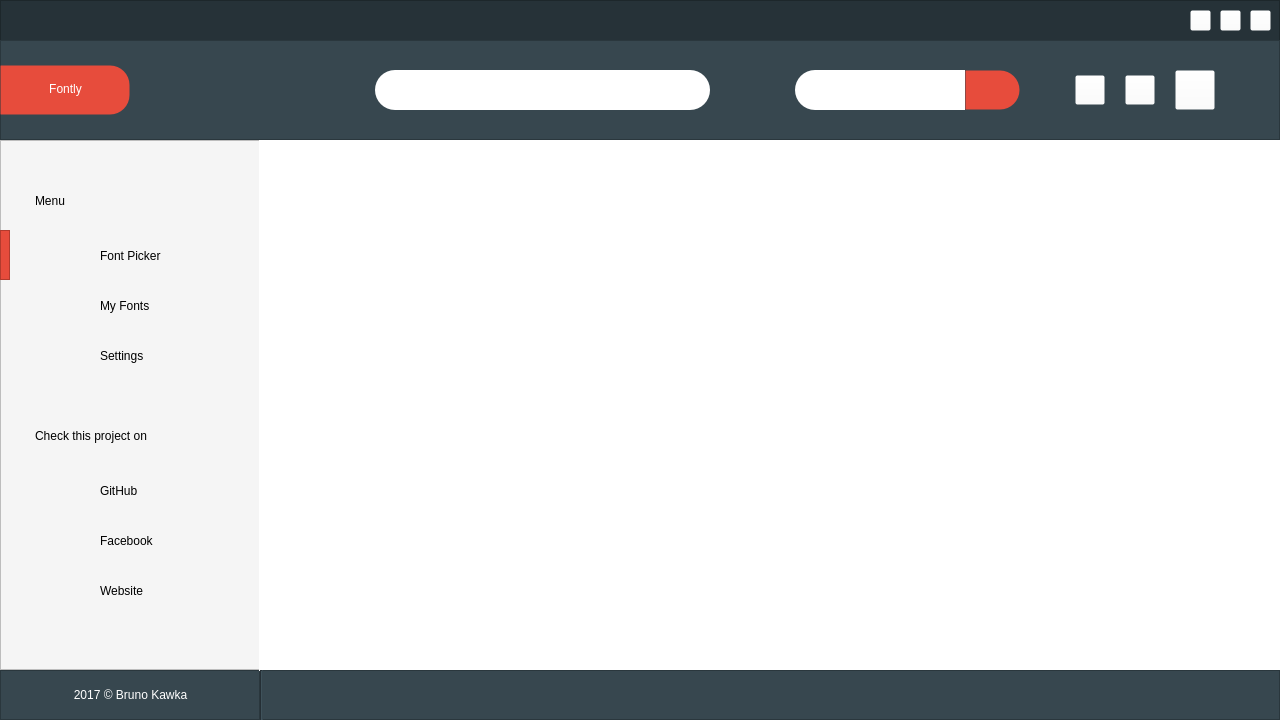
<?xml version="1.0" encoding="UTF-8"?>
<ui version="4.0">
 <class>MainWindow</class>
 <widget class="QMainWindow" name="MainWindow">
  <property name="windowModality">
   <enum>Qt::NonModal</enum>
  </property>
  <property name="geometry">
   <rect>
    <x>0</x>
    <y>0</y>
    <width>1280</width>
    <height>720</height>
   </rect>
  </property>
  <property name="sizePolicy">
   <sizepolicy hsizetype="Preferred" vsizetype="Preferred">
    <horstretch>0</horstretch>
    <verstretch>0</verstretch>
   </sizepolicy>
  </property>
  <property name="minimumSize">
   <size>
    <width>288</width>
    <height>144</height>
   </size>
  </property>
  <property name="maximumSize">
   <size>
    <width>1280</width>
    <height>720</height>
   </size>
  </property>
  <property name="acceptDrops">
   <bool>false</bool>
  </property>
  <property name="windowTitle">
   <string>Fontly</string>
  </property>
  <property name="styleSheet">
   <string notr="true">/* FONT *

/* app name */
QLabel#fontlyLabel{
	font: 57 18pt &quot;Lato Medium&quot;;
}
/* sections */
QLabel#menuLabel , QLabel#socialLabel {
	font: 63 14pt &quot;Lato Semibold&quot;;
}
/* subsections */
QLabel#fontPickerLabel, QLabel#myFontsLabel, QLabel#settingsLabel, QFrame#githubLabel, QLabel#facebookLabel, QLabel#websiteLabel  {
	font: 57 14pt &quot;Lato Medium&quot;;
}
/* author */
QLabel#authorLabel {	
	font: 57 8pt &quot;Lato Medium&quot;;
}

/* ICONS */
QPushButton#close {
	image: url(:/rsc/close.png);
}
QPushButton#maximize {
	image: url(:/rsc/maximize.png)
}
QPushButton#minimize {
	image: url(:/rsc/minimize.png);
}
QPushButton#textColor {
	image: url(:/rsc/textColor.png);
}
QPushButton#textBackgroundColor {
	image: url(:/rsc/textBackgroundColor.png);
}
QPushButton#resetSettings {
	image: url(:/rsc/resetSettings.png);
}
QFrame#fontPickerIcon {
	image: url(:/rsc/fontpicker.png);
}
QFrame#myFontsIcon {
	image: url(:/rsc/myfonts.png);
}
QFrame#settingsIcon {
	image: url(:/rsc/settings.png);
}
QFrame#socialGithubIcon {
	image: url(:/rsc/socialGITHUB.png);
}
QFrame#socialFacebookIcon {
	image: url(:/rsc/socialFB.png);
}
QFrame#socialWebsiteIcon {
	image: url(:/rsc/socialWWW.png);
}

/* BACKGROUND  COLOR */

/* transparency */
QFrame{
	background-color: rgba(0,0,0,0);
}
/* main color: darker */
QFrame#actionButtonsArea {
	background-color: rgb(38, 50, 56);
}
/* main color: lighter */
QFrame#authorArea, QFrame#toolsArea {
	background-color: rgb(55, 71, 79);
}
/* white */
QTextEdit, QLineEdit, QScrollArea#textScroll, QWidget#scrollAreaWidgetContents {
	background-color: rgb(255,255,255);
}
/* white but darkerr */
QFrame#leftPanelArea {
	background-color: rgb(245, 245, 245);
}
/* accent elements */
QFrame#searchIconBackground, QFrame#appNameBackground{
	background-color: #e74c3c;
}

/* TEXT COLOR */

/* white */
QLabel#fontlyLabel , QLabel#authorLabel {
  color:  #fff;
}
/* black 50% opacity */
QLabel#menuLabel , QLabel#socialLabel {
  color: rgba(0,0,0,.5);
}
/* black 35% opacity */
QLabel#fontPickerLabel, QLabel#myFontsLabel, QLabel#settingsLabel, QFrame#githubLabel, QLabel#facebookLabel, QLabel#websiteLabel  {
  color: rgba(0,0,0,.35);
}
/* BORDER COLOR */

/* transparent */
QFrame#appNameBackground, QFrame#searchIconBackground, QScrollArea#textScroll, QWidget#scrollAreaWidgetContents {
	border: 1px solid rgba(0,0,0,0);
}
/* BORDER RADIUS */

/* both sides */
QLineEdit#fontApply {
    border-radius: 20%;
}
/* right side */
QFrame#appNameBackground, QFrame#searchIconBackground {
	border-top-right-radius: 20%;
	border-bottom-right-radius: 20%;
}
/* left side */
QLineEdit#search{
	border-color:rgba(0,0,0,0);
	border-top-left-radius: 20%;
	border-bottom-left-radius: 20%;
}
</string>
  </property>
  <widget class="QWidget" name="centralWidget">
   <widget class="QFrame" name="actionButtonsArea">
    <property name="geometry">
     <rect>
      <x>0</x>
      <y>0</y>
      <width>1280</width>
      <height>41</height>
     </rect>
    </property>
    <property name="sizePolicy">
     <sizepolicy hsizetype="Expanding" vsizetype="Preferred">
      <horstretch>0</horstretch>
      <verstretch>0</verstretch>
     </sizepolicy>
    </property>
    <property name="styleSheet">
     <string notr="true"/>
    </property>
    <property name="frameShape">
     <enum>QFrame::StyledPanel</enum>
    </property>
    <property name="frameShadow">
     <enum>QFrame::Raised</enum>
    </property>
    <widget class="QPushButton" name="close">
     <property name="geometry">
      <rect>
       <x>1250</x>
       <y>10</y>
       <width>21</width>
       <height>21</height>
      </rect>
     </property>
     <property name="styleSheet">
      <string notr="true">background-color: rgba(255, 255, 255, 0);</string>
     </property>
     <property name="text">
      <string/>
     </property>
    </widget>
    <widget class="QPushButton" name="maximize">
     <property name="geometry">
      <rect>
       <x>1220</x>
       <y>10</y>
       <width>21</width>
       <height>21</height>
      </rect>
     </property>
     <property name="styleSheet">
      <string notr="true">background-color: rgba(255, 255, 255, 0);</string>
     </property>
     <property name="text">
      <string/>
     </property>
    </widget>
    <widget class="QPushButton" name="minimize">
     <property name="geometry">
      <rect>
       <x>1190</x>
       <y>10</y>
       <width>21</width>
       <height>21</height>
      </rect>
     </property>
     <property name="styleSheet">
      <string notr="true">background-color: rgba(255, 255, 255, 0);</string>
     </property>
     <property name="text">
      <string/>
     </property>
    </widget>
    <zorder>minimize</zorder>
    <zorder>maximize</zorder>
    <zorder>close</zorder>
   </widget>
   <widget class="QFrame" name="toolsArea">
    <property name="geometry">
     <rect>
      <x>0</x>
      <y>40</y>
      <width>1280</width>
      <height>100</height>
     </rect>
    </property>
    <property name="frameShape">
     <enum>QFrame::StyledPanel</enum>
    </property>
    <property name="frameShadow">
     <enum>QFrame::Raised</enum>
    </property>
    <widget class="QPushButton" name="textColor">
     <property name="geometry">
      <rect>
       <x>1075</x>
       <y>35</y>
       <width>30</width>
       <height>30</height>
      </rect>
     </property>
     <property name="styleSheet">
      <string notr="true">background-color: rgba(255, 255, 255, 0);</string>
     </property>
     <property name="text">
      <string/>
     </property>
    </widget>
    <widget class="QPushButton" name="textBackgroundColor">
     <property name="geometry">
      <rect>
       <x>1125</x>
       <y>35</y>
       <width>30</width>
       <height>30</height>
      </rect>
     </property>
     <property name="styleSheet">
      <string notr="true">background-color: rgba(255, 255, 255, 0);</string>
     </property>
     <property name="text">
      <string/>
     </property>
    </widget>
    <widget class="QPushButton" name="resetSettings">
     <property name="geometry">
      <rect>
       <x>1175</x>
       <y>30</y>
       <width>40</width>
       <height>40</height>
      </rect>
     </property>
     <property name="styleSheet">
      <string notr="true">background-color: rgba(255, 255, 255, 0);</string>
     </property>
     <property name="text">
      <string/>
     </property>
    </widget>
    <widget class="QFrame" name="searchIconBackground">
     <property name="geometry">
      <rect>
       <x>965</x>
       <y>30</y>
       <width>55</width>
       <height>40</height>
      </rect>
     </property>
     <property name="styleSheet">
      <string notr="true">image: url(:/rsc/search.png);</string>
     </property>
     <property name="frameShape">
      <enum>QFrame::StyledPanel</enum>
     </property>
     <property name="frameShadow">
      <enum>QFrame::Raised</enum>
     </property>
    </widget>
    <widget class="QFrame" name="appNameBackground">
     <property name="geometry">
      <rect>
       <x>0</x>
       <y>25</y>
       <width>130</width>
       <height>50</height>
      </rect>
     </property>
     <property name="frameShape">
      <enum>QFrame::StyledPanel</enum>
     </property>
     <property name="frameShadow">
      <enum>QFrame::Raised</enum>
     </property>
     <widget class="QLabel" name="fontlyLabel">
      <property name="geometry">
       <rect>
        <x>0</x>
        <y>4</y>
        <width>131</width>
        <height>41</height>
       </rect>
      </property>
      <property name="styleSheet">
       <string notr="true"/>
      </property>
      <property name="text">
       <string>&lt;html&gt;&lt;head/&gt;&lt;body&gt;&lt;p align=&quot;center&quot;&gt;Fontly&lt;/p&gt;&lt;/body&gt;&lt;/html&gt;</string>
      </property>
     </widget>
    </widget>
    <widget class="QLineEdit" name="fontApply">
     <property name="geometry">
      <rect>
       <x>375</x>
       <y>30</y>
       <width>335</width>
       <height>40</height>
      </rect>
     </property>
     <property name="styleSheet">
      <string notr="true">color: rgba(0, 0, 0, .6);
padding-left: 10px;
padding-right: 10px;
font: 25 14pt &quot;Lato Light&quot;;</string>
     </property>
    </widget>
    <widget class="QLineEdit" name="search">
     <property name="geometry">
      <rect>
       <x>795</x>
       <y>30</y>
       <width>170</width>
       <height>40</height>
      </rect>
     </property>
     <property name="styleSheet">
      <string notr="true">color: rgba(0, 0, 0, .6);
padding-left: 10px;
padding-right: 10px;
font: 25 14pt &quot;Lato Light&quot;;</string>
     </property>
    </widget>
   </widget>
   <widget class="QFrame" name="authorArea">
    <property name="geometry">
     <rect>
      <x>0</x>
      <y>670</y>
      <width>260</width>
      <height>50</height>
     </rect>
    </property>
    <property name="frameShape">
     <enum>QFrame::StyledPanel</enum>
    </property>
    <property name="frameShadow">
     <enum>QFrame::Raised</enum>
    </property>
    <widget class="QLabel" name="authorLabel">
     <property name="geometry">
      <rect>
       <x>0</x>
       <y>0</y>
       <width>261</width>
       <height>51</height>
      </rect>
     </property>
     <property name="styleSheet">
      <string notr="true"/>
     </property>
     <property name="text">
      <string>&lt;html&gt;&lt;head/&gt;&lt;body&gt;&lt;p align=&quot;center&quot;&gt;2017 © Bruno Kawka&lt;/p&gt;&lt;/body&gt;&lt;/html&gt;</string>
     </property>
    </widget>
   </widget>
   <widget class="QFrame" name="leftPanelArea">
    <property name="geometry">
     <rect>
      <x>0</x>
      <y>140</y>
      <width>260</width>
      <height>530</height>
     </rect>
    </property>
    <property name="frameShape">
     <enum>QFrame::StyledPanel</enum>
    </property>
    <property name="frameShadow">
     <enum>QFrame::Raised</enum>
    </property>
    <widget class="QLabel" name="menuLabel">
     <property name="geometry">
      <rect>
       <x>35</x>
       <y>50</y>
       <width>221</width>
       <height>21</height>
      </rect>
     </property>
     <property name="styleSheet">
      <string notr="true"/>
     </property>
     <property name="text">
      <string>Menu</string>
     </property>
    </widget>
    <widget class="QFrame" name="fontPickerIcon">
     <property name="geometry">
      <rect>
       <x>50</x>
       <y>105</y>
       <width>25</width>
       <height>25</height>
      </rect>
     </property>
     <property name="frameShape">
      <enum>QFrame::StyledPanel</enum>
     </property>
     <property name="frameShadow">
      <enum>QFrame::Raised</enum>
     </property>
    </widget>
    <widget class="QLabel" name="fontPickerLabel">
     <property name="geometry">
      <rect>
       <x>100</x>
       <y>105</y>
       <width>121</width>
       <height>21</height>
      </rect>
     </property>
     <property name="styleSheet">
      <string notr="true"/>
     </property>
     <property name="text">
      <string>Font Picker</string>
     </property>
    </widget>
    <widget class="QLabel" name="myFontsLabel">
     <property name="geometry">
      <rect>
       <x>100</x>
       <y>155</y>
       <width>121</width>
       <height>21</height>
      </rect>
     </property>
     <property name="styleSheet">
      <string notr="true"/>
     </property>
     <property name="text">
      <string>My Fonts</string>
     </property>
    </widget>
    <widget class="QFrame" name="myFontsIcon">
     <property name="geometry">
      <rect>
       <x>50</x>
       <y>155</y>
       <width>25</width>
       <height>25</height>
      </rect>
     </property>
     <property name="frameShape">
      <enum>QFrame::StyledPanel</enum>
     </property>
     <property name="frameShadow">
      <enum>QFrame::Raised</enum>
     </property>
    </widget>
    <widget class="QLabel" name="settingsLabel">
     <property name="geometry">
      <rect>
       <x>100</x>
       <y>205</y>
       <width>121</width>
       <height>21</height>
      </rect>
     </property>
     <property name="styleSheet">
      <string notr="true"/>
     </property>
     <property name="text">
      <string>Settings</string>
     </property>
    </widget>
    <widget class="QFrame" name="settingsIcon">
     <property name="geometry">
      <rect>
       <x>50</x>
       <y>205</y>
       <width>25</width>
       <height>25</height>
      </rect>
     </property>
     <property name="frameShape">
      <enum>QFrame::StyledPanel</enum>
     </property>
     <property name="frameShadow">
      <enum>QFrame::Raised</enum>
     </property>
    </widget>
    <widget class="QLabel" name="socialLabel">
     <property name="geometry">
      <rect>
       <x>35</x>
       <y>285</y>
       <width>221</width>
       <height>21</height>
      </rect>
     </property>
     <property name="styleSheet">
      <string notr="true"/>
     </property>
     <property name="text">
      <string>Check this project on</string>
     </property>
    </widget>
    <widget class="QFrame" name="fontPickerIsActive">
     <property name="geometry">
      <rect>
       <x>0</x>
       <y>90</y>
       <width>10</width>
       <height>50</height>
      </rect>
     </property>
     <property name="styleSheet">
      <string notr="true">background-color: rgb(231, 76, 60);</string>
     </property>
     <property name="frameShape">
      <enum>QFrame::StyledPanel</enum>
     </property>
     <property name="frameShadow">
      <enum>QFrame::Raised</enum>
     </property>
    </widget>
    <widget class="QFrame" name="myFontsIsActive">
     <property name="geometry">
      <rect>
       <x>0</x>
       <y>140</y>
       <width>10</width>
       <height>50</height>
      </rect>
     </property>
     <property name="frameShape">
      <enum>QFrame::StyledPanel</enum>
     </property>
     <property name="frameShadow">
      <enum>QFrame::Raised</enum>
     </property>
    </widget>
    <widget class="QFrame" name="myFontsIsActive_2">
     <property name="geometry">
      <rect>
       <x>0</x>
       <y>190</y>
       <width>10</width>
       <height>50</height>
      </rect>
     </property>
     <property name="styleSheet">
      <string notr="true"/>
     </property>
     <property name="frameShape">
      <enum>QFrame::StyledPanel</enum>
     </property>
     <property name="frameShadow">
      <enum>QFrame::Raised</enum>
     </property>
    </widget>
    <widget class="QLabel" name="githubLabel">
     <property name="geometry">
      <rect>
       <x>100</x>
       <y>340</y>
       <width>121</width>
       <height>21</height>
      </rect>
     </property>
     <property name="styleSheet">
      <string notr="true"/>
     </property>
     <property name="text">
      <string>GitHub</string>
     </property>
    </widget>
    <widget class="QLabel" name="facebookLabel">
     <property name="geometry">
      <rect>
       <x>100</x>
       <y>390</y>
       <width>121</width>
       <height>21</height>
      </rect>
     </property>
     <property name="styleSheet">
      <string notr="true"/>
     </property>
     <property name="text">
      <string>Facebook</string>
     </property>
    </widget>
    <widget class="QFrame" name="socialWebsiteIcon">
     <property name="geometry">
      <rect>
       <x>50</x>
       <y>440</y>
       <width>25</width>
       <height>25</height>
      </rect>
     </property>
     <property name="frameShape">
      <enum>QFrame::StyledPanel</enum>
     </property>
     <property name="frameShadow">
      <enum>QFrame::Raised</enum>
     </property>
    </widget>
    <widget class="QFrame" name="socialGithubIcon">
     <property name="geometry">
      <rect>
       <x>50</x>
       <y>340</y>
       <width>25</width>
       <height>25</height>
      </rect>
     </property>
     <property name="frameShape">
      <enum>QFrame::StyledPanel</enum>
     </property>
     <property name="frameShadow">
      <enum>QFrame::Raised</enum>
     </property>
    </widget>
    <widget class="QLabel" name="websiteLabel">
     <property name="geometry">
      <rect>
       <x>100</x>
       <y>440</y>
       <width>121</width>
       <height>21</height>
      </rect>
     </property>
     <property name="styleSheet">
      <string notr="true"/>
     </property>
     <property name="text">
      <string>Website</string>
     </property>
    </widget>
    <widget class="QFrame" name="socialFacebookIcon">
     <property name="geometry">
      <rect>
       <x>50</x>
       <y>390</y>
       <width>25</width>
       <height>25</height>
      </rect>
     </property>
     <property name="frameShape">
      <enum>QFrame::StyledPanel</enum>
     </property>
     <property name="frameShadow">
      <enum>QFrame::Raised</enum>
     </property>
    </widget>
    <zorder>menuLabel</zorder>
    <zorder>fontPickerIcon</zorder>
    <zorder>fontPickerLabel</zorder>
    <zorder>myFontsLabel</zorder>
    <zorder>myFontsIcon</zorder>
    <zorder>settingsLabel</zorder>
    <zorder>settingsIcon</zorder>
    <zorder>socialLabel</zorder>
    <zorder>fontPickerIsActive</zorder>
    <zorder>fontPickerIsActive_2</zorder>
    <zorder>myFontsIsActive</zorder>
    <zorder>myFontsIsActive_2</zorder>
    <zorder>githubLabel</zorder>
    <zorder>facebookLabel</zorder>
    <zorder>socialWebsiteIcon</zorder>
    <zorder>socialGithubIcon</zorder>
    <zorder>websiteLabel</zorder>
    <zorder>socialFacebookIcon</zorder>
   </widget>
   <widget class="QScrollArea" name="textScroll">
    <property name="geometry">
     <rect>
      <x>259</x>
      <y>140</y>
      <width>1021</width>
      <height>531</height>
     </rect>
    </property>
    <property name="styleSheet">
     <string notr="true"/>
    </property>
    <property name="widgetResizable">
     <bool>true</bool>
    </property>
    <widget class="QWidget" name="scrollAreaWidgetContents">
     <property name="geometry">
      <rect>
       <x>0</x>
       <y>0</y>
       <width>1019</width>
       <height>529</height>
      </rect>
     </property>
    </widget>
   </widget>
   <widget class="QFrame" name="bottomBorder">
    <property name="geometry">
     <rect>
      <x>260</x>
      <y>670</y>
      <width>1020</width>
      <height>50</height>
     </rect>
    </property>
    <property name="styleSheet">
     <string notr="true">background-color: rgb(55, 71, 79);</string>
    </property>
    <property name="frameShape">
     <enum>QFrame::StyledPanel</enum>
    </property>
    <property name="frameShadow">
     <enum>QFrame::Raised</enum>
    </property>
    <widget class="Line" name="line">
     <property name="geometry">
      <rect>
       <x>0</x>
       <y>0</y>
       <width>3</width>
       <height>61</height>
      </rect>
     </property>
     <property name="orientation">
      <enum>Qt::Vertical</enum>
     </property>
    </widget>
   </widget>
  </widget>
 </widget>
 <layoutdefault spacing="6" margin="11"/>
 <resources/>
 <connections>
  <connection>
   <sender>close</sender>
   <signal>clicked()</signal>
   <receiver>MainWindow</receiver>
   <slot>close()</slot>
   <hints>
    <hint type="sourcelabel">
     <x>26</x>
     <y>17</y>
    </hint>
    <hint type="destinationlabel">
     <x>1257</x>
     <y>-75</y>
    </hint>
   </hints>
  </connection>
  <connection>
   <sender>minimize</sender>
   <signal>clicked()</signal>
   <receiver>MainWindow</receiver>
   <slot>showMinimized()</slot>
   <hints>
    <hint type="sourcelabel">
     <x>81</x>
     <y>18</y>
    </hint>
    <hint type="destinationlabel">
     <x>1188</x>
     <y>-40</y>
    </hint>
   </hints>
  </connection>
 </connections>
</ui>
